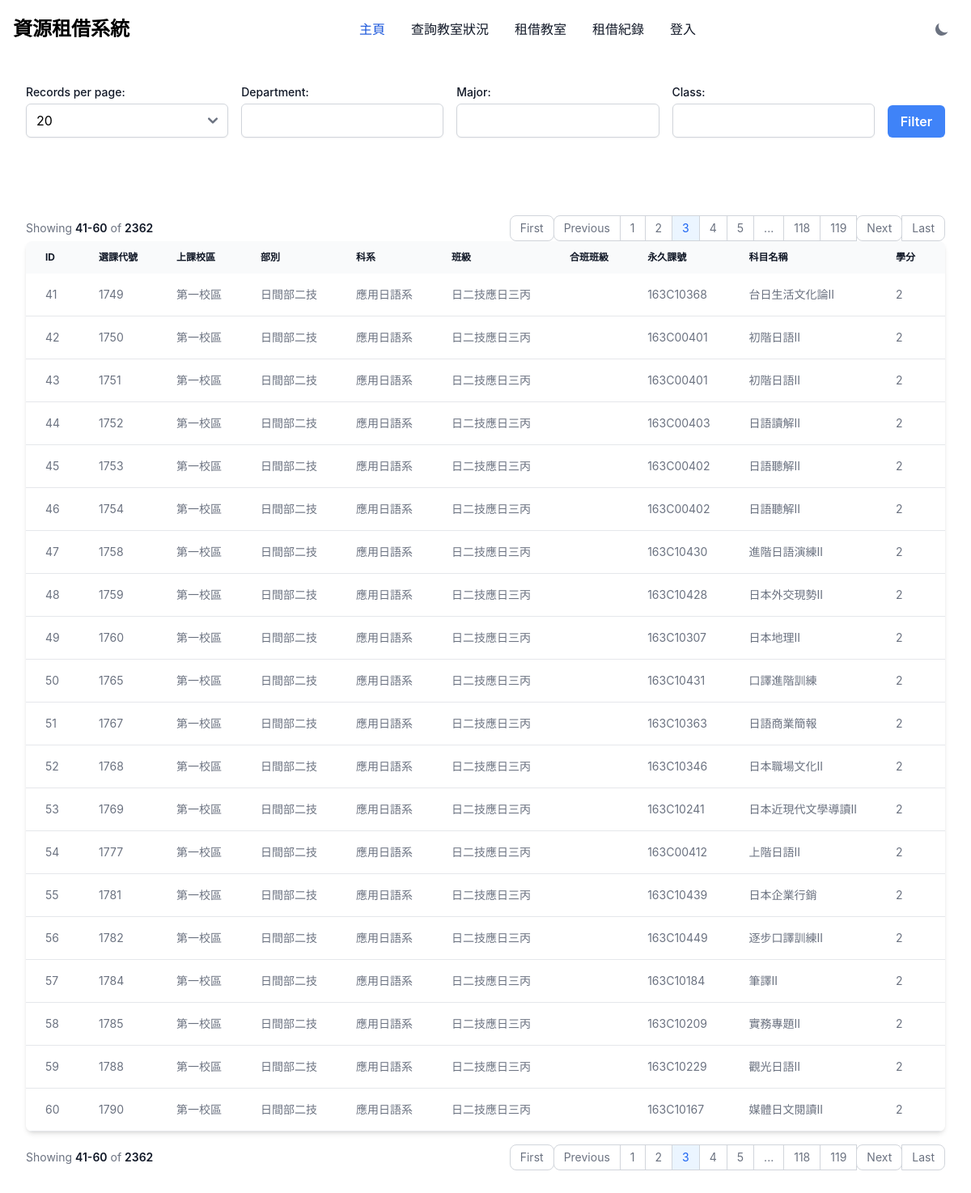
Screenshot of /?page=3&limit=20 with the database file from the repository.
### tables this page shows
CREATE TABLE `nkust_course_table` (
  `id` int(11) NOT NULL,
  `course_code` varchar(20) DEFAULT NULL,
  `campus` varchar(50) DEFAULT NULL,
  `department` varchar(50) DEFAULT NULL,
  `major` varchar(50) DEFAULT NULL,
  `class` varchar(50) DEFAULT NULL,
  `combined_class` varchar(50) DEFAULT NULL,
  `permanent_course_code` varchar(20) DEFAULT NULL,
  `course_name` text DEFAULT NULL,
  `credits` float DEFAULT NULL,
  `teaching_hours` float DEFAULT NULL,
  `practice_hours` int(11) DEFAULT NULL,
  `required_or_elective` varchar(10) DEFAULT NULL,
  `instructor` varchar(50) DEFAULT NULL,
  `classroom` text DEFAULT NULL,
  `enrolled_students` int(11) DEFAULT NULL,
  `max_students` int(11) DEFAULT NULL,
  `class_time` text DEFAULT NULL,
  `full_english_teaching` varchar(10) DEFAULT NULL,
  `distance_learning` varchar(10) DEFAULT NULL,
  `syllabus` text DEFAULT NULL,
  `remarks` text DEFAULT NULL
);

### index.php (the view, shortened to what this page needs)
<?php
$conn = require_once "config.php";
$limit = isset($_GET['limit']) ? (int) $_GET['limit'] : 20;
$page = isset($_GET['page']) ? (int) $_GET['page'] : 1;
$offset = ($page - 1) * $limit;
$department = isset($_GET['department']) ? $_GET['department'] : '';
$major = isset($_GET['major']) ? $_GET['major'] : '';
$class = isset($_GET['class']) ? $_GET['class'] : '';
$where = '';
$total_query = "SELECT COUNT(*) FROM nkust_course_table $where";
$total_result = $conn->query($total_query);
$total_rows = $total_result->fetch_row()[0];
$total_pages = ceil($total_rows / $limit);
$query = "SELECT * FROM nkust_course_table $where LIMIT $limit OFFSET $offset";
$result = $conn->query($query);
?>
<!DOCTYPE html>
<html>
<head>
    <link href="https://cdnjs.cloudflare.com/ajax/libs/flowbite/2.3.0/flowbite.min.css" rel="stylesheet" />
</head>
<body class="bg-white dark:bg-gray-900">
    <?php include 'components\navigaion.php'; ?>
    <div class="max-w-screen-xl mx-auto p-4 sm:p-6 lg:p-8">
        <form method="GET" action="" class="flex flex-wrap space-x-4">
            <div class="mb-4 flex-1">
                <label for="limit" class="block text-sm font-medium text-gray-900 dark:text-white">Records per
                    page:</label>
                <select name="limit" id="limit" class="block w-full mt-1 border-gray-300 rounded-md shadow-sm">
                    <option value="20" <?php echo $limit == 20 ? 'selected' : ''; ?>>20</option>
                </select>
            </div>
            <div class="mb-4 flex-1">
                <label for="department"
                    class="block text-sm font-medium text-gray-900 dark:text-white">Department:</label>
                <input type="text" name="department" id="department"
                    value="<?php echo htmlspecialchars($department); ?>"
                    class="block w-full mt-1 border-gray-300 rounded-md shadow-sm">
            </div>
            <div class="mb-4 flex-1">
                <label for="major" class="block text-sm font-medium text-gray-900 dark:text-white">Major:</label>
                <input type="text" name="major" id="major" value="<?php echo htmlspecialchars($major); ?>"
                    class="block w-full mt-1 border-gray-300 rounded-md shadow-sm">
            </div>
            <div class="mb-4 flex-1">
                <label for="class" class="block text-sm font-medium text-gray-900 dark:text-white">Class:</label>
                <input type="text" name="class" id="class" value="<?php echo htmlspecialchars($class); ?>"
                    class="block w-full mt-1 border-gray-300 rounded-md shadow-sm">
            </div>
            <div class="flex items-end mb-4">
                <button type="submit"
                    class="px-4 py-2 font-semibold text-white bg-blue-500 rounded-md hover:bg-blue-700">Filter</button>
            </div>
        </form>
    </div>
    <div class="max-w-screen-xl mx-auto p-4 sm:p-6 lg:p-8">
        <nav class="flex items-center flex-column flex-wrap md:flex-row justify-between pt-4"
            aria-label="Table navigation">
            <span
                class="text-sm font-normal text-gray-500 dark:text-gray-400 mb-4 md:mb-0 block w-full md:inline md:w-auto">
                Showing <span
                    class="font-semibold text-gray-900 dark:text-white"><?php echo $offset + 1; ?>-<?php echo min($offset + $limit, $total_rows); ?></span>
                of <span class="font-semibold text-gray-900 dark:text-white"><?php echo $total_rows; ?></span>
            </span>
            <ul class="inline-flex -space-x-px rtl:space-x-reverse text-sm h-8">
                <?php if ($page > 1): ?>
                    <li>
                        <a href="?page=1&limit=<?php echo $limit; ?>"
                            class="flex items-center justify-center px-3 h-8 ms-0 leading-tight text-gray-500 bg-white border border-gray-300 rounded-lg hover:bg-gray-100 hover:text-gray-900 dark:text-white dark:bg-gray-800 dark:border-gray-700 dark:text-gray-400 dark:hover:bg-gray-700 dark:hover:text-white">First</a>
                    </li>
                    <li>
                        <a href="?page=<?php echo $page - 1; ?>&limit=<?php echo $limit; ?>"
                            class="flex items-center justify-center px-3 h-8 ms-0 leading-tight text-gray-500 bg-white border border-gray-300 rounded-s-lg hover:bg-gray-100 hover:text-gray-900 dark:text-white dark:bg-gray-800 dark:border-gray-700 dark:text-gray-400 dark:hover:bg-gray-700 dark:hover:text-white">Previous</a>
                    </li>
                <?php endif; ?>
                <?php
                $displayed_pages = [];
                if ($total_pages <= 10) {
                    $displayed_pages = range(1, $total_pages);
                } else {
                    $displayed_pages = array_merge(
                        range(1, 2),
                        ($page > 5 ? ['...'] : []),
                        range(max(3, $page - 2), min($total_pages - 2, $page + 2)),
                        ($page < $total_pages - 4 ? ['...'] : []),
                        range($total_pages - 1, $total_pages)
                    );
                }
                foreach ($displayed_pages as $p) {
                    if ($p === '...') {
                        echo '<li><span class="flex items-center justify-center px-3 h-8 leading-tight text-gray-500 bg-white border border-gray-300 dark:bg-gray-800 dark:border-gray-700 dark:text-gray-400">...</span></li>';
                    } else {
                        echo '<li><a href="?page=' . $p . '&limit=' . $limit . '" class="flex items-center justify-center px-3 h-8 leading-tight ' . ($p == $page ? 'text-blue-600 border border-gray-300 bg-blue-50 hover:bg-blue-100 hover:text-blue-700 dark:border-gray-700 dark:bg-gray-700 dark:text-white' : 'text-gray-500 bg-white border border-gray-300 hover:bg-gray-100 hover:text-gray-900 dark:text-white dark:bg-gray-800 dark:border-gray-700 dark:text-gray-400 dark:hover:bg-gray-700 dark:hover:text-white') . '">' . $p . '</a></li>';
                    }
                }
                ?>
                <?php if ($page < $total_pages): ?>
                    <li>
                        <a href="?page=<?php echo $page + 1; ?>&limit=<?php echo $limit; ?>"
                            class="flex items-center justify-center px-3 h-8 leading-tight text-gray-500 bg-white border border-gray-300 rounded-lg hover:bg-gray-100 hover:text-gray-900 dark:text-white dark:bg-gray-800 dark:border-gray-700 dark:text-gray-400 dark:hover:bg-gray-700 dark:hover:text-white">Next</a>
                    </li>
                    <li>
                        <a href="?page=<?php echo $total_pages; ?>&limit=<?php echo $limit; ?>"
                            class="flex items-center justify-center px-3 h-8 leading-tight text-gray-500 bg-white border border-gray-300 rounded-e-lg hover:bg-gray-100 hover:text-gray-900 dark:text-white dark:bg-gray-800 dark:border-gray-700 dark:text-gray-400 dark:hover:bg-gray-700 dark:hover:text-white">Last</a>
                    </li>
                <?php endif; ?>
            </ul>
        </nav>
        <div class="relative overflow-x-auto shadow-md sm:rounded-lg">
            <table class="w-full text-sm text-left rtl:text-right text-gray-500 dark:text-gray-400 overflow-auto">
                <thead
                    class="text-xs text-gray-900 dark:text-white uppercase bg-gray-50 dark:bg-gray-700 dark:text-gray-400 whitespace-nowrap">
                    <tr>
                        <th scope="col" class="px-6 py-3">ID</th>
                        <th scope="col" class="px-6 py-3">選課代號</th>
                        <th scope="col" class="px-6 py-3">上課校區</th>
                        <th scope="col" class="px-6 py-3">部別</th>
                        <th scope="col" class="px-6 py-3">科系</th>
                        <th scope="col" class="px-6 py-3">班級</th>
                        <th scope="col" class="px-6 py-3">合班班級</th>
                        <th scope="col" class="px-6 py-3">永久課號</th>
                        <th scope="col" class="px-6 py-3">科目名稱</th>
                        <th scope="col" class="px-6 py-3">學分</th>
                        <th scope="col" class="px-6 py-3">授課時數</th>
                    </tr>
                </thead>
                <tbody>
                    <?php while ($row = $result->fetch_assoc()): ?>
                        <tr
                            class="bg-white border-b dark:bg-gray-800 dark:border-gray-700 hover:bg-gray-50 dark:hover:bg-gray-600 whitespace-nowrap">
                            <td class="px-6 py-4"><?php echo $row['id']; ?></td>
                            <td class="px-6 py-4"><?php echo $row['course_code']; ?></td>
                            <td class="px-6 py-4"><?php echo $row['campus']; ?></td>
                            <td class="px-6 py-4"><?php echo $row['department']; ?></td>
                            <td class="px-6 py-4"><?php echo $row['major']; ?></td>
                            <td class="px-6 py-4"><?php echo $row['class']; ?></td>
                            <td class="px-6 py-4"><?php echo $row['combined_class']; ?></td>
                            <td class="px-6 py-4"><?php echo $row['permanent_course_code']; ?></td>
                            <td class="px-6 py-4"><?php echo $row['course_name']; ?></td>
                            <td class="px-6 py-4"><?php echo $row['credits']; ?></td>
                            <td class="px-6 py-4"><?php echo $row['teaching_hours']; ?></td>
                        </tr>
                    <?php endwhile; ?>
                </tbody>
            </table>
        </div>
        <nav class="flex items-center flex-column flex-wrap md:flex-row justify-between pt-4"
            aria-label="Table navigation">
            <span
                class="text-sm font-normal text-gray-500 dark:text-gray-400 mb-4 md:mb-0 block w-full md:inline md:w-auto">
                Showing <span
                    class="font-semibold text-gray-900 dark:text-white"><?php echo $offset + 1; ?>-<?php echo min($offset + $limit, $total_rows); ?></span>
                of <span class="font-semibold text-gray-900 dark:text-white"><?php echo $total_rows; ?></span>
            </span>
            <ul class="inline-flex -space-x-px rtl:space-x-reverse text-sm h-8">
                <?php if ($page > 1): ?>
                    <li>
                        <a href="?page=1&limit=<?php echo $limit; ?>"
                            class="flex items-center justify-center px-3 h-8 ms-0 leading-tight text-gray-500 bg-white border border-gray-300 rounded-lg hover:bg-gray-100 hover:text-gray-900 dark:text-white dark:bg-gray-800 dark:border-gray-700 dark:text-gray-400 dark:hover:bg-gray-700 dark:hover:text-white">First</a>
                    </li>
                    <li>
                        <a href="?page=<?php echo $page - 1; ?>&limit=<?php echo $limit; ?>"
                            class="flex items-center justify-center px-3 h-8 ms-0 leading-tight text-gray-500 bg-white border border-gray-300 rounded-s-lg hover:bg-gray-100 hover:text-gray-900 dark:text-white dark:bg-gray-800 dark:border-gray-700 dark:text-gray-400 dark:hover:bg-gray-700 dark:hover:text-white">Previous</a>
                    </li>
                <?php endif; ?>
                <?php
                $displayed_pages = [];
                if ($total_pages <= 10) {
                    $displayed_pages = range(1, $total_pages);
                } else {
                    $displayed_pages = array_merge(
                        range(1, 2),
                        ($page > 5 ? ['...'] : []),
                        range(max(3, $page - 2), min($total_pages - 2, $page + 2)),
                        ($page < $total_pages - 4 ? ['...'] : []),
                        range($total_pages - 1, $total_pages)
                    );
                }
                foreach ($displayed_pages as $p) {
                    if ($p === '...') {
                        echo '<li><span class="flex items-center justify-center px-3 h-8 leading-tight text-gray-500 bg-white border border-gray-300 dark:bg-gray-800 dark:border-gray-700 dark:text-gray-400">...</span></li>';
                    } else {
                        echo '<li><a href="?page=' . $p . '&limit=' . $limit . '" class="flex items-center justify-center px-3 h-8 leading-tight ' . ($p == $page ? 'text-blue-600 border border-gray-300 bg-blue-50 hover:bg-blue-100 hover:text-blue-700 dark:border-gray-700 dark:bg-gray-700 dark:text-white' : 'text-gray-500 bg-white border border-gray-300 hover:bg-gray-100 hover:text-gray-900 dark:text-white dark:bg-gray-800 dark:border-gray-700 dark:text-gray-400 dark:hover:bg-gray-700 dark:hover:text-white') . '">' . $p . '</a></li>';
                    }
                }
                ?>
                <?php if ($page < $total_pages): ?>
                    <li>
                        <a href="?page=<?php echo $page + 1; ?>&limit=<?php echo $limit; ?>"
                            class="flex items-center justify-center px-3 h-8 leading-tight text-gray-500 bg-white border border-gray-300 rounded-lg hover:bg-gray-100 hover:text-gray-900 dark:text-white dark:bg-gray-800 dark:border-gray-700 dark:text-gray-400 dark:hover:bg-gray-700 dark:hover:text-white">Next</a>
                    </li>
                    <li>
                        <a href="?page=<?php echo $total_pages; ?>&limit=<?php echo $limit; ?>"
                            class="flex items-center justify-center px-3 h-8 leading-tight text-gray-500 bg-white border border-gray-300 rounded-e-lg hover:bg-gray-100 hover:text-gray-900 dark:text-white dark:bg-gray-800 dark:border-gray-700 dark:text-gray-400 dark:hover:bg-gray-700 dark:hover:text-white">Last</a>
                    </li>
                <?php endif; ?>
            </ul>
        </nav>
    </div>
</body>
</html>

### rows the page displays
nkust_course_table: id "41", course_code "1749", campus "第一校區", department "日間部二技", major "應用日語系", class "日二技應日三丙", permanent_course_code "163C10368", course_name "台日生活文化論Ⅱ", credits "2"
nkust_course_table: id "42", course_code "1750", campus "第一校區", department "日間部二技", major "應用日語系", class "日二技應日三丙", permanent_course_code "163C00401", course_name "初階日語Ⅱ", credits "2"
nkust_course_table: id "43", course_code "1751", campus "第一校區", department "日間部二技", major "應用日語系", class "日二技應日三丙", permanent_course_code "163C00401", course_name "初階日語Ⅱ", credits "2"
nkust_course_table: id "44", course_code "1752", campus "第一校區", department "日間部二技", major "應用日語系", class "日二技應日三丙", permanent_course_code "163C00403", course_name "日語讀解Ⅱ", credits "2"
nkust_course_table: id "45", course_code "1753", campus "第一校區", department "日間部二技", major "應用日語系", class "日二技應日三丙", permanent_course_code "163C00402", course_name "日語聽解Ⅱ", credits "2"
nkust_course_table: id "46", course_code "1754", campus "第一校區", department "日間部二技", major "應用日語系", class "日二技應日三丙", permanent_course_code "163C00402", course_name "日語聽解Ⅱ", credits "2"
nkust_course_table: id "47", course_code "1758", campus "第一校區", department "日間部二技", major "應用日語系", class "日二技應日三丙", permanent_course_code "163C10430", course_name "進階日語演練ⅠⅠ", credits "2"
nkust_course_table: id "48", course_code "1759", campus "第一校區", department "日間部二技", major "應用日語系", class "日二技應日三丙", permanent_course_code "163C10428", course_name "日本外交現勢Ⅱ", credits "2"
nkust_course_table: id "49", course_code "1760", campus "第一校區", department "日間部二技", major "應用日語系", class "日二技應日三丙", permanent_course_code "163C10307", course_name "日本地理Ⅱ", credits "2"
nkust_course_table: id "50", course_code "1765", campus "第一校區", department "日間部二技", major "應用日語系", class "日二技應日三丙", permanent_course_code "163C10431", course_name "口譯進階訓練", credits "2"
nkust_course_table: id "51", course_code "1767", campus "第一校區", department "日間部二技", major "應用日語系", class "日二技應日三丙", permanent_course_code "163C10363", course_name "日語商業簡報", credits "2"
nkust_course_table: id "52", course_code "1768", campus "第一校區", department "日間部二技", major "應用日語系", class "日二技應日三丙", permanent_course_code "163C10346", course_name "日本職場文化Ⅱ", credits "2"
nkust_course_table: id "53", course_code "1769", campus "第一校區", department "日間部二技", major "應用日語系", class "日二技應日三丙", permanent_course_code "163C10241", course_name "日本近現代文學導讀II", credits "2"
nkust_course_table: id "54", course_code "1777", campus "第一校區", department "日間部二技", major "應用日語系", class "日二技應日三丙", permanent_course_code "163C00412", course_name "上階日語Ⅱ", credits "2"
nkust_course_table: id "55", course_code "1781", campus "第一校區", department "日間部二技", major "應用日語系", class "日二技應日三丙", permanent_course_code "163C10439", course_name "日本企業行銷", credits "2"
nkust_course_table: id "56", course_code "1782", campus "第一校區", department "日間部二技", major "應用日語系", class "日二技應日三丙", permanent_course_code "163C10449", course_name "逐步口譯訓練II", credits "2"
nkust_course_table: id "57", course_code "1784", campus "第一校區", department "日間部二技", major "應用日語系", class "日二技應日三丙", permanent_course_code "163C10184", course_name "筆譯Ⅱ", credits "2"
nkust_course_table: id "58", course_code "1785", campus "第一校區", department "日間部二技", major "應用日語系", class "日二技應日三丙", permanent_course_code "163C10209", course_name "實務專題Ⅱ", credits "2"
nkust_course_table: id "59", course_code "1788", campus "第一校區", department "日間部二技", major "應用日語系", class "日二技應日三丙", permanent_course_code "163C10229", course_name "觀光日語Ⅱ", credits "2"
nkust_course_table: id "60", course_code "1790", campus "第一校區", department "日間部二技", major "應用日語系", class "日二技應日三丙", permanent_course_code "163C10167", course_name "媒體日文閱讀Ⅱ", credits "2"

### other values shown
$offset + 1 "41"
min($offset + $limit, $total_rows) "60"
$total_rows "2362"
$p "1"
$p "2"
$p "3"
$p "4"
$p "5"
$p "118"
$p "119"
